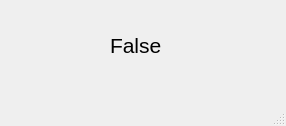
<?xml version="1.0" encoding="UTF-8"?>
<ui version="4.0">
 <class>Window</class>
 <widget class="QMainWindow" name="Window">
  <property name="geometry">
   <rect>
    <x>0</x>
    <y>0</y>
    <width>286</width>
    <height>126</height>
   </rect>
  </property>
  <property name="minimumSize">
   <size>
    <width>286</width>
    <height>126</height>
   </size>
  </property>
  <property name="maximumSize">
   <size>
    <width>286</width>
    <height>126</height>
   </size>
  </property>
  <property name="windowTitle">
   <string>Ответ</string>
  </property>
  <widget class="QWidget" name="centralwidget">
   <widget class="QLabel" name="label">
    <property name="geometry">
     <rect>
      <x>110</x>
      <y>30</y>
      <width>51</width>
      <height>31</height>
     </rect>
    </property>
    <property name="font">
     <font>
      <pointsize>16</pointsize>
     </font>
    </property>
    <property name="text">
     <string>False</string>
    </property>
   </widget>
  </widget>
  <widget class="QMenuBar" name="menubar">
   <property name="geometry">
    <rect>
     <x>0</x>
     <y>0</y>
     <width>286</width>
     <height>21</height>
    </rect>
   </property>
  </widget>
  <widget class="QStatusBar" name="statusbar"/>
 </widget>
 <resources/>
 <connections/>
</ui>
